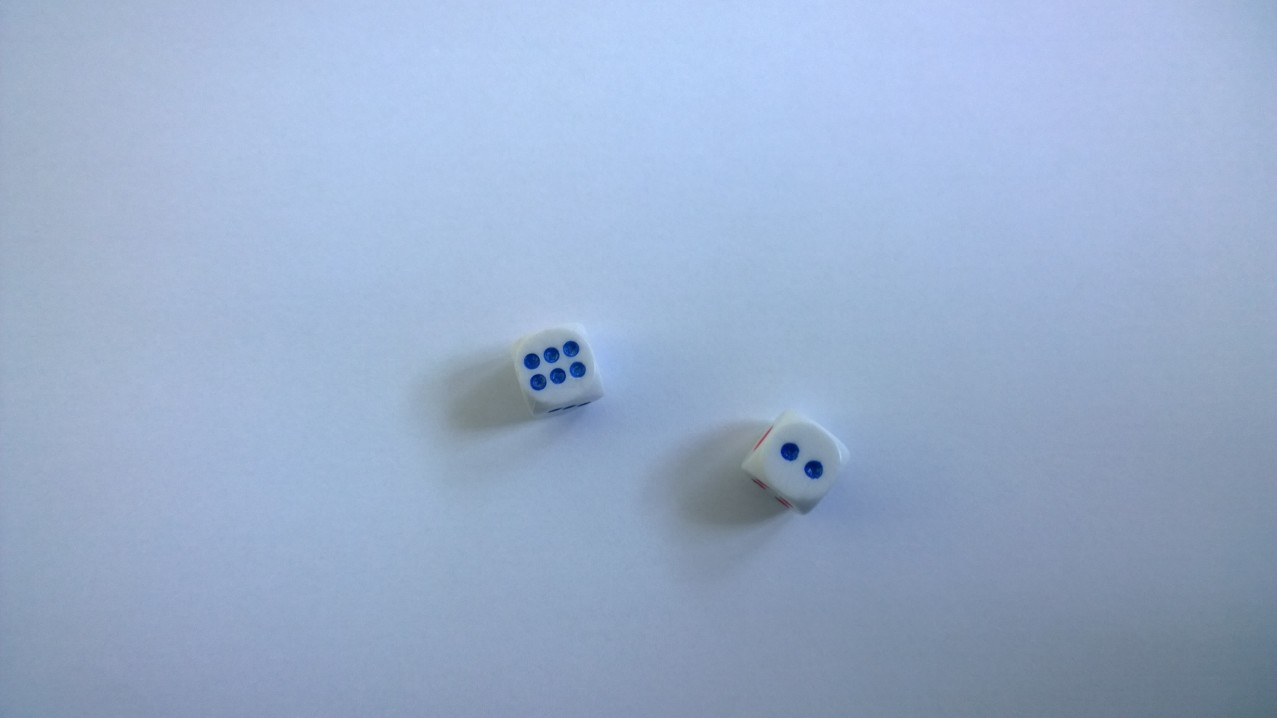
//> input picture img/dices/dices1.jpg, 1277 x 718 px; its folder holds only this picture in this run
$ ./ex03   (built with g++ and OpenCV 4)
//> lines starting //> are read from the running program, lines starting //| are printed output that depends on the picture; after the words box and inside, x2 and y2 are one past the last pixel; in counts of white or black regions, pixels touching at a corner belong together
// ex03.cpp : This file contains the 'main' function. Program execution begins and ends there.

#include <iostream>
#include <sstream>
#include <stdio.h>

#include <opencv2/core/core.hpp>
#include <opencv2/imgproc/imgproc.hpp>
#include <opencv2/highgui/highgui.hpp>

//using namespace std;

int main(int argc, char** argv) {

	// notice here that we are using the Opencv's embedded "String" class
	std::vector<cv::String> filenames;

	// again we are using the Opencv's embedded "String" class
	cv::String folder = "../../img/dices";

	// makes the list of files from specified folder
	cv::glob(folder, filenames);

	//cv::namedWindow("color", cv::WINDOW_AUTOSIZE);

	for (size_t i = 0; i < filenames.size(); ++i) {

		cv::Mat inImage = cv::imread(filenames[i]);
//> inImage is the input picture: 718 rows x 1277 cols, CV_8UC3; mean B, G, R 204.4, 173.8, 153.5

		if (!inImage.data) {
			std::cerr << "Problem loading image!!!" << std::endl;
		}

		// image is loaded
		// here goes your processing code -> detect dots on dices and count them

		// show image; the window is selected through is unique name
		//cv::namedWindow("Original", cv::WINDOW_AUTOSIZE);
		//cv::imshow("Original", inImage);

		// convert the source image from RGB to the destination grayscale image
		cv::Mat grayImage;
		cv::cvtColor(inImage, grayImage, cv::COLOR_BGR2GRAY);
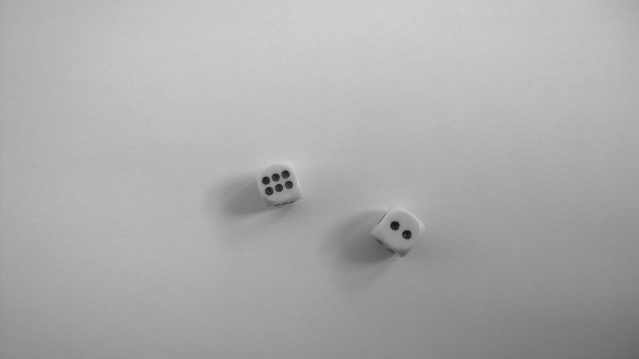
//> grayImage: 718 rows x 1277 cols, CV_8UC1 (shown at 1/2 size); min 17, max 210, mean 171.2

		// show image; converted grayscale image
		//cv::namedWindow("Grayscale");
		//cv::imshow("Grayscale", grayImage);

		// blurring the image to reduces noise
		//cv::blur(grayImage, grayImage, cv::Size(3, 3));

		// show image; blurring grayscale image
		//cv::namedWindow("Blurring");
		//cv::imshow("Blurring", grayImage);

		// binary thresholding - if its value is greater than a threshold value,
		// it is assigned maximum value (white, 255), else it is assigned minimum value (0, black):
		//cv::threshold(grayImage, grayImage, 170, 255, cv::THRESH_BINARY);

		// show image; blurring grayscale image
		//cv::namedWindow("Binary thresholding");
		//cv::imshow("Binary thresholding", grayImage);

		cv::Canny(grayImage, grayImage, 80, 230);
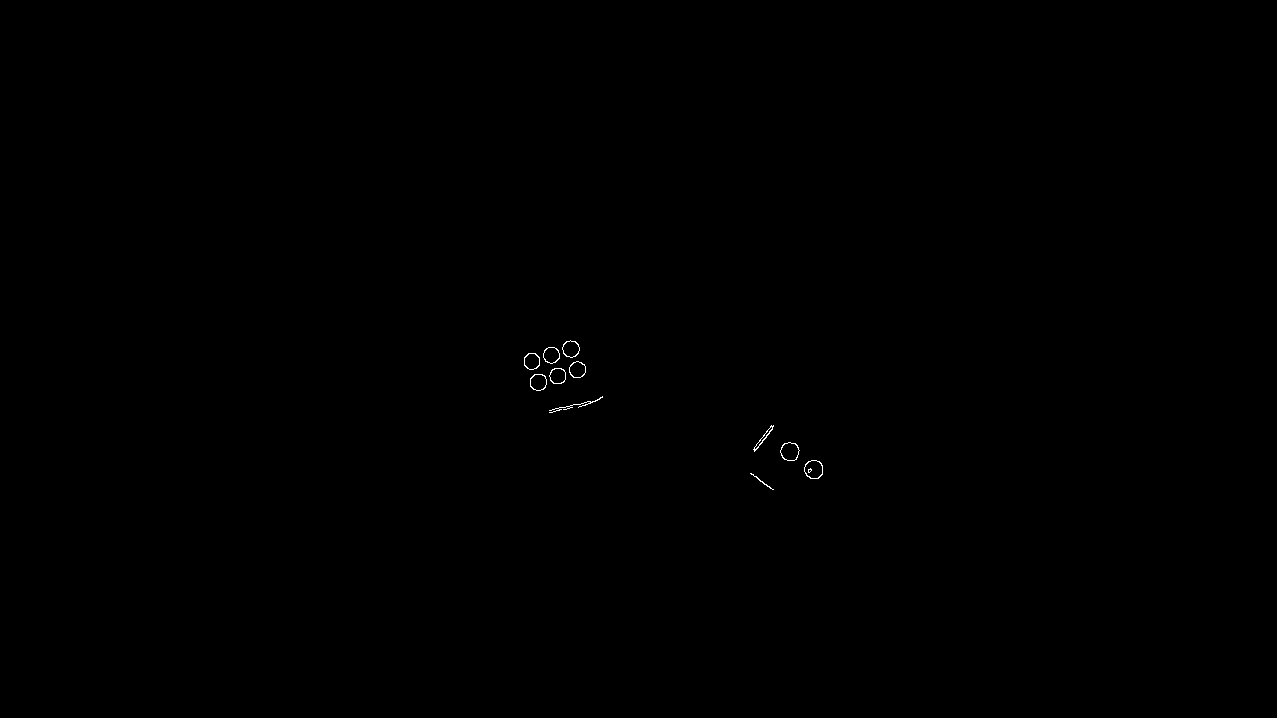
//> grayImage: 718 rows x 1277 cols, CV_8UC1; 0.08% white in thin lines or dots, all inside (x1, y1, x2, y2) = (524, 340, 823, 490)

		//cv::namedWindow("Canny");
		//cv::imshow("Canny", grayImage);

		std::vector<std::vector<cv::Point>> contours;
		std::vector<cv::Vec4i> hierarchy;
		cv::findContours(grayImage, contours, hierarchy, cv::RETR_TREE, cv::CHAIN_APPROX_SIMPLE);
//> contours = 22 contours, 4 with area under 20; largest, box (x1, y1, x2, y2) and area: (804, 460, 823, 479) 271, (780, 442, 800, 461) 264, (804, 460, 823, 479) 255, (780, 442, 800, 461) 252, (530, 374, 547, 391) 218

		std::vector<cv::RotatedRect> diceRects;
		for (int i = 0; i < contours.size(); i++) {
			// for each contour, search the minimum area rectangle
			cv::RotatedRect rect = minAreaRect(contours[i]);

			// process only rectangles that are almost square and of the right size,
			// area size depends on image resolution
			float aspect = fabs(rect.size.aspectRatio() - 1);

			if ((aspect < 0.4) && (rect.size.area() > 100) && (rect.size.area() < 1200)) {

				// check if it's a duplicate rect
				bool process = true;

				for (int j = 0; j < diceRects.size(); j++) {
					float dist = norm(rect.center - diceRects[j].center);
					if (dist < 10) {
						process = false;
						break;
					}
				}

				if (process) {
					diceRects.push_back(rect);

					// draw square over original image
					cv::Point2f points[4];
					rect.points(points);
					for (int j = 0; j < 4; j++) {
						cv::line(inImage, points[j], points[(j + 1) % 4], cv::Scalar(0, 0, 255), 2, cv::LINE_AA);
					}
				}
			}
		}
//> this loop made 22 passes
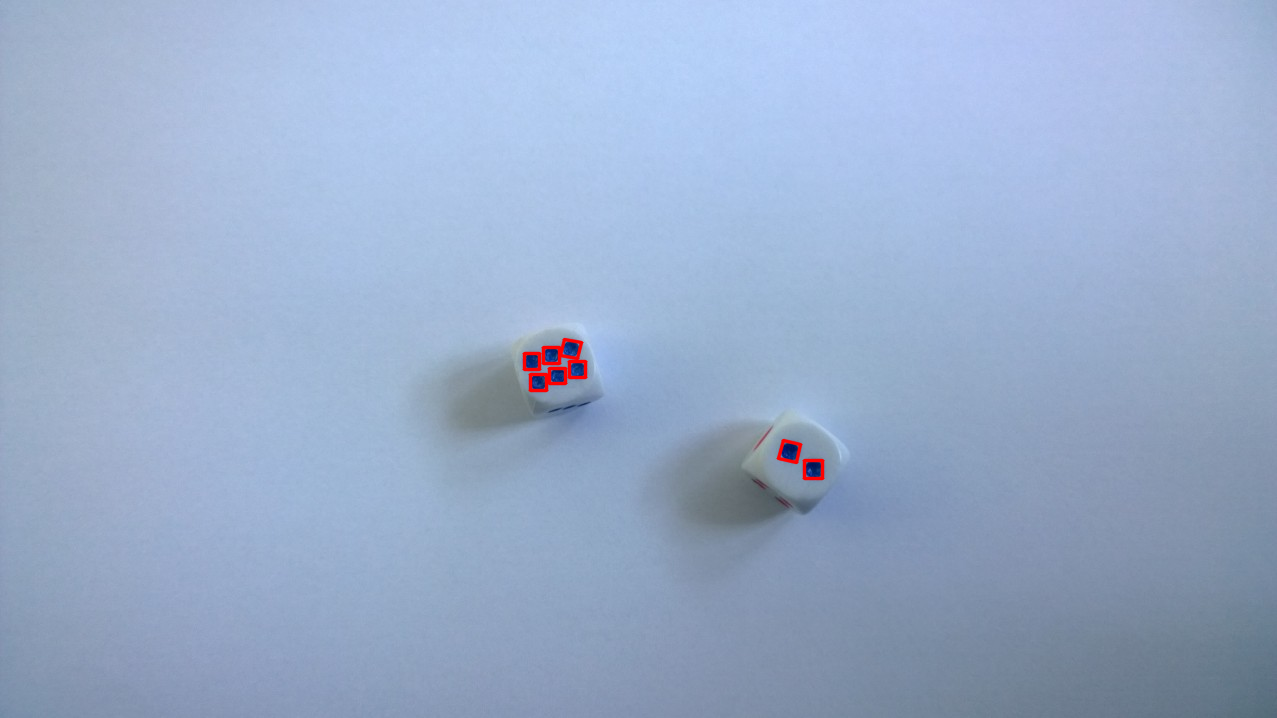
//> inImage: 718 rows x 1277 cols, CV_8UC3; 0.27% of pixels changed, all inside (x1, y1, x2, y2) = (522, 337, 825, 481)

		// write result on screen
		char buffer[32];
		sprintf_s(buffer, "The result: %d", (int)diceRects.size());
//> buffer = "The result: 8"
		cv::putText(inImage, buffer, cv::Point(20, 30), cv::FONT_HERSHEY_DUPLEX, 0.8, cv::Scalar(0, 255, 0), 1, cv::LINE_AA);
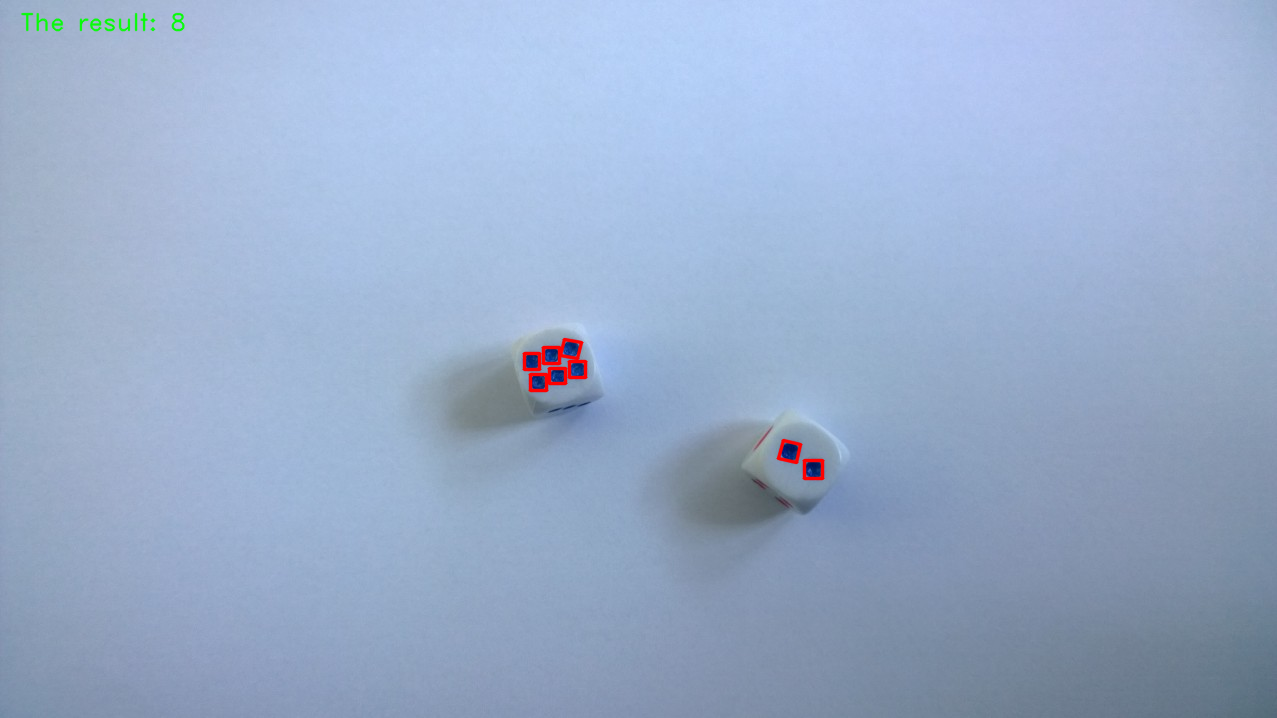
//> inImage: 718 rows x 1277 cols, CV_8UC3; 0.13% of pixels changed, all inside (x1, y1, x2, y2) = (21, 12, 185, 32)

		cv::namedWindow("Counted dots");
		cv::imshow("Counted dots", inImage);

		// to keep the window open we use waitKey(msdelay), 0 is forever
		cv::waitKey(0);

	}

	// after any button is pressed close the window and finish
	cv::destroyAllWindows();

	return 0;
}


// Run program: Ctrl + F5 or Debug > Start Without Debugging menu
// Debug program: F5 or Debug > Start Debugging menu

// Tips for Getting Started:
//   1. Use the Solution Explorer window to add/manage files
//   2. Use the Team Explorer window to connect to source control
//   3. Use the Output window to see build output and other messages
//   4. Use the Error List window to view errors
//   5. Go to Project > Add New Item to create new code files, or Project > Add Existing Item to add existing code files to the project
//   6. In the future, to open this project again, go to File > Open > Project and select the .sln file

$ run again, on img/dices/dices4.jpg
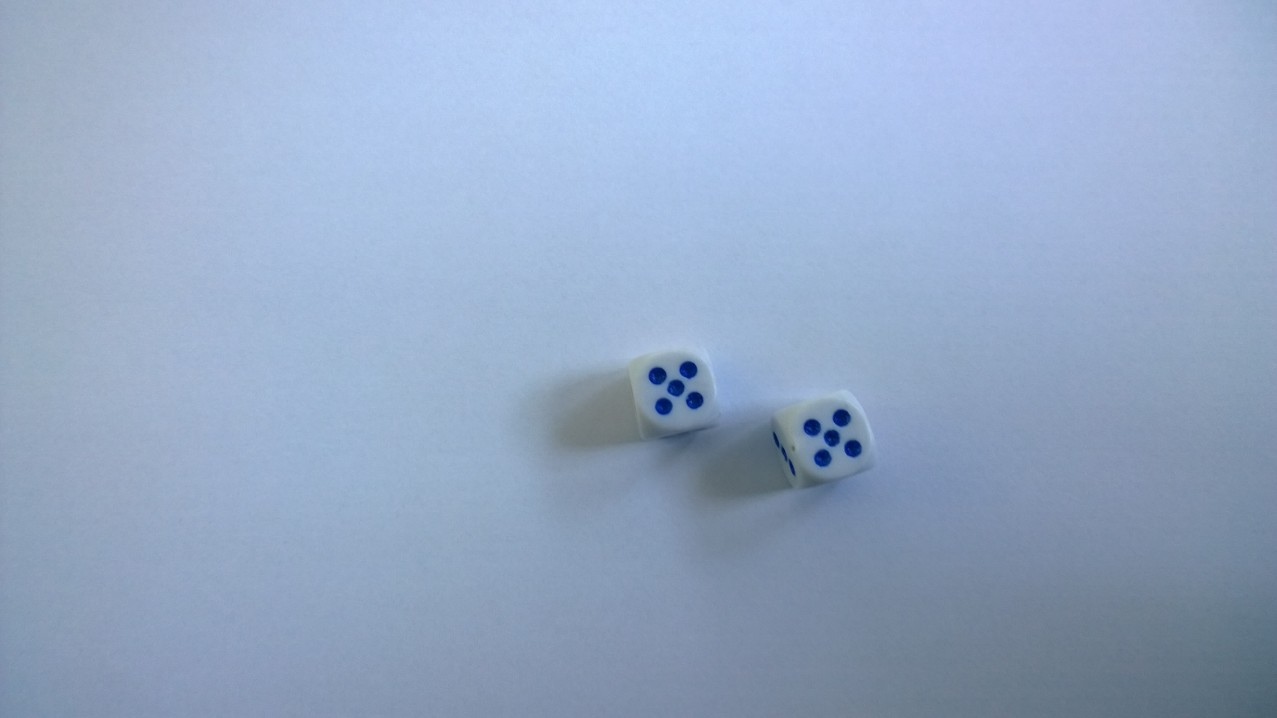
//> input picture img/dices/dices4.jpg, 1277 x 718 px
//> inImage is the input picture: 718 rows x 1277 cols, CV_8UC3; mean B, G, R 198.1, 168.9, 148.8
//> `cv::Canny(grayImage, grayImage, 80, 230);`:
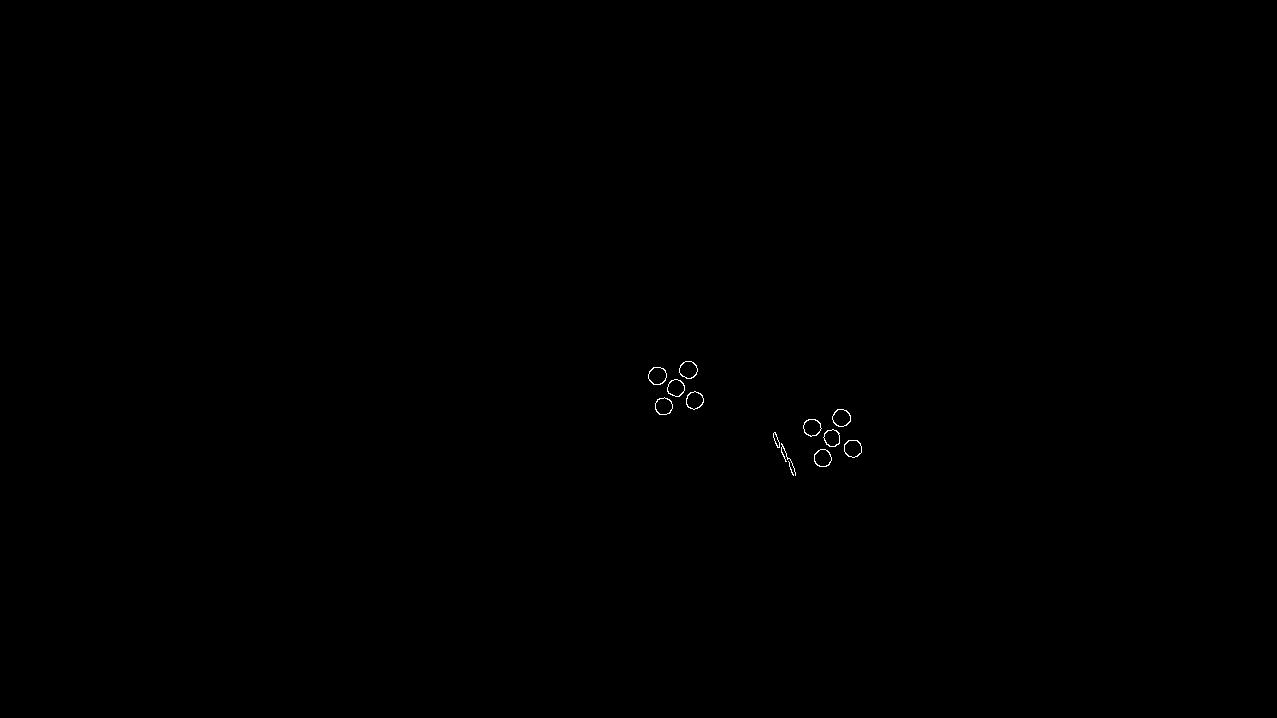
//> grayImage: 718 rows x 1277 cols, CV_8UC1; 0.08% white in thin lines or dots, all inside (x1, y1, x2, y2) = (648, 361, 862, 476)
//> contours = 24 contours, 2 with area under 20; largest, box (x1, y1, x2, y2) and area: (648, 367, 667, 385) 250, (832, 409, 851, 427) 245, (679, 361, 698, 379) 242, (844, 440, 862, 458) 240, (814, 449, 832, 467) 236
//> the loop `for (int i = 0; i < contours.size(); i++)` made 24 passes
//> buffer = "The result: 10"
//> `cv::putText(inImage, buffer, cv::Point(20, 30), cv::FONT_HERSHEY_DUPLE..`:
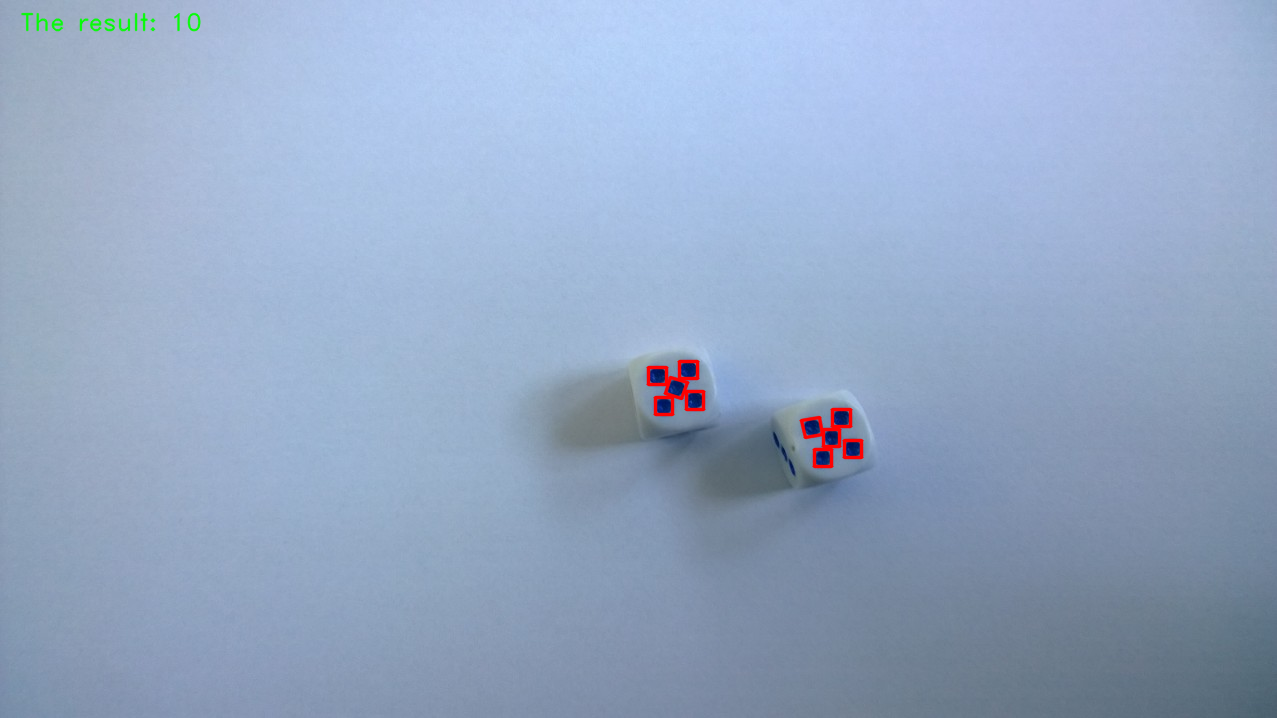
//> inImage: 718 rows x 1277 cols, CV_8UC3; mean B, G, R 197.6, 168.6, 149.1
